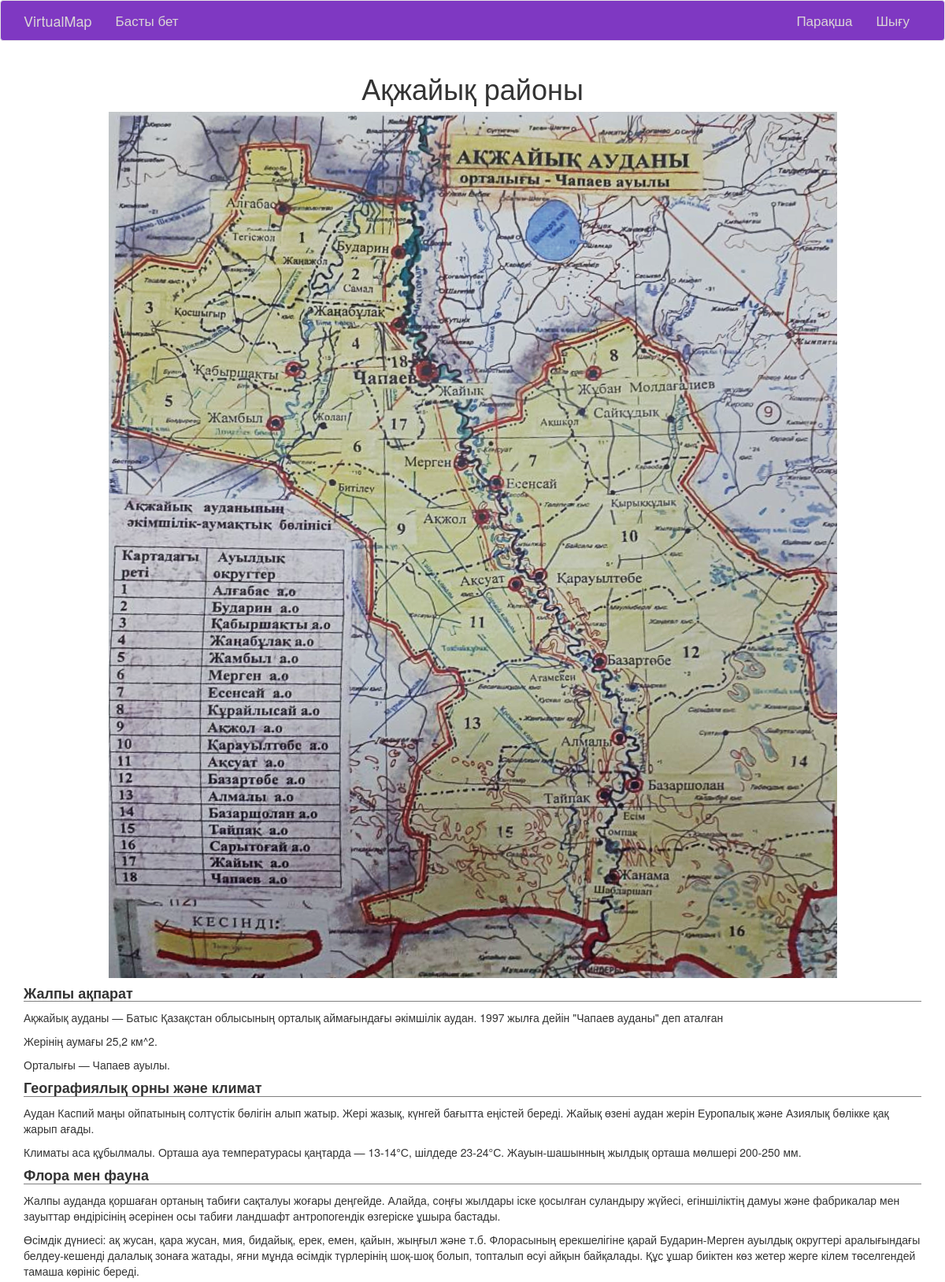
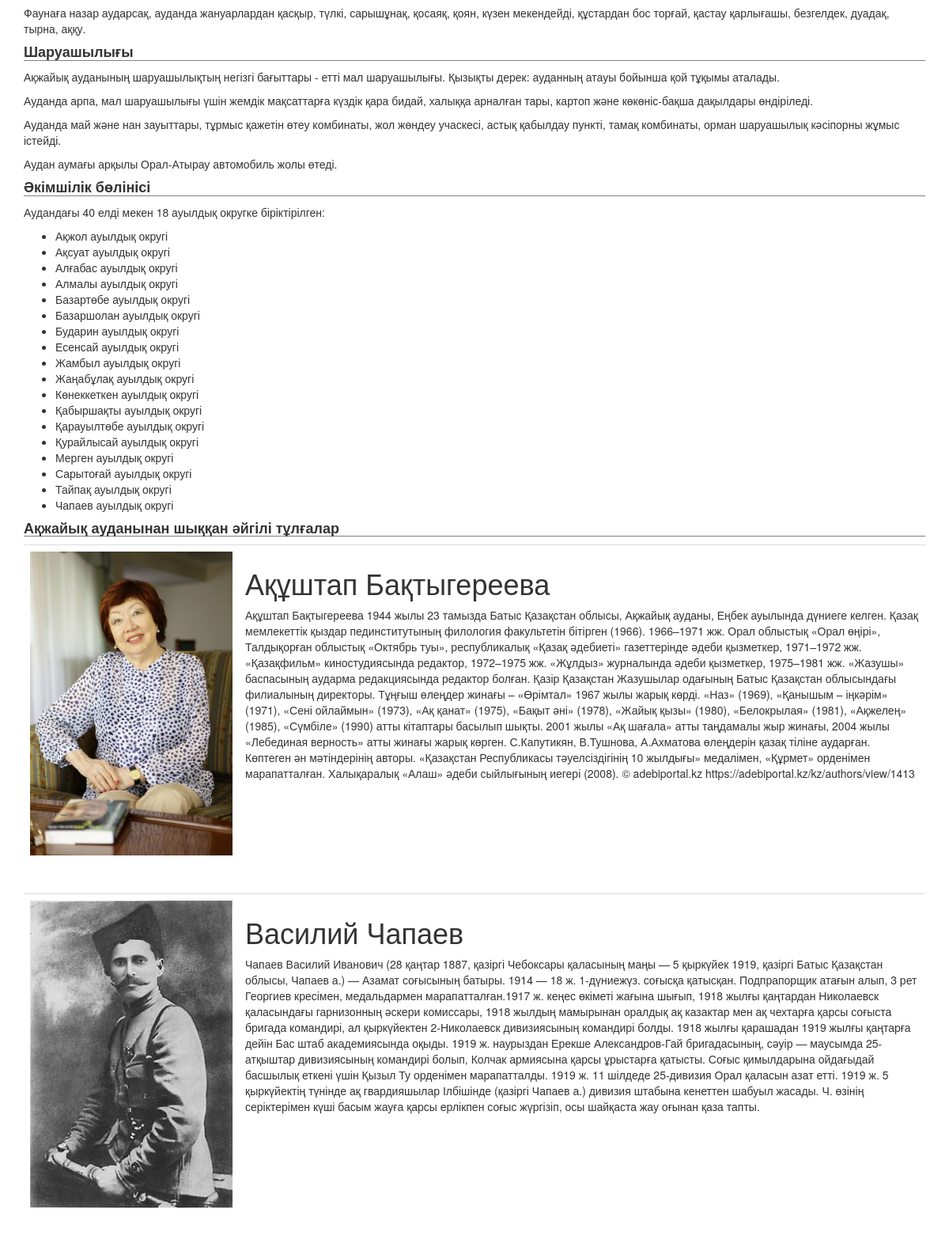
The page /index (signed in, upper part) on the database its author committed (2 pictures, top to bottom).
### app/models.py (models this page shows, shortened)
class Person(db.Model):
    id = db.Column(db.Integer, primary_key=True, autoincrement=True)
    name = db.Column(db.String(16))
    surname = db.Column(db.String(16))
    face = db.Column(db.String)
    description = db.Column(db.String(256))

### app/main/routes.py (the view, shortened to what this page needs)
@blueprint.route('/', methods=['GET', 'POST'])
@blueprint.route('/index', methods=['GET', 'POST'])
@login_required
def index():
    area = db.session.query(Area).filter(Area.area_name == "Ақжайық ауданы").first()
    form = PostForm()
    points = db.session.query(Point).all()
    persons = db.session.query(Person).all()
    page = request.args.get('page', 1, type=int)
    posts = area.posts.order_by(Post.timestamp.desc()).paginate(page, current_app.config['POSTS_PER_PAGE'], False)
    next_url = url_for('main.index', page=posts.next_num) \
        if posts.has_next else None
    prev_url = url_for('main.index', page=posts.prev_num) \
        if posts.has_prev else None
    params = {
        "title": _('Басты бет'),
        "points": points,
        'persons': persons,
        'form': form,
        'posts': posts.items,
        "next_url": next_url,
        "prev_url": prev_url
    }
    return render_template('main/index.html', **params)

### app/main/routes.py (called while the page is built)
@blueprint.before_request
def before_request():
    if current_user.is_authenticated:
        current_user.last_seen = datetime.utcnow()
        db.session.commit()
    g.locale = str(get_locale())

### app/models.py (called while the page is built)
@login.user_loader
def load_user(id):
    return User.query.get(int(id))

    def avatar(self, size):
        digest = md5(self.email.lower().encode('utf-8')).hexdigest()
        return 'https://www.gravatar.com/avatar/{}?d=identicon&s={}'.format(
            digest, size)

### app/main/templates/main/index.html (shortened to what this page needs)
{% extends "base.html" %}
{% import 'bootstrap/wtf.html' as wtf %}
{% block app_content %}
    <h1 style="text-align: center;">{{ _('Ақжайық районы') }}</h1>
    <center>
        <img src="{{ url_for('static', filename='img/maps/Ақжайық ауданы.png') }}" usemap="#panel">
    </center>
	<h4 class="chapter">{{ _('Жалпы ақпарат') }}</h4>
	<p>{{ _('Ақжайық ауданы — Батыс Қазақстан облысының орталық аймағындағы әкімшілік аудан. 1997 жылға дейін "Чапаев ауданы" деп аталған') }}</p>
	<p>{{ _('Жерінің аумағы 25,2 км^2.') }}</p>
	<p>{{ _('Орталығы — Чапаев ауылы.') }}</p>
	<h4 class="chapter">{{ _('Географиялық орны және климат') }}</h4>
	<p>{{ _('Аудан Каспий маңы ойпатының солтүстік бөлігін алып жатыр. Жері жазық, күнгей бағытта еңістей береді. Жайық өзені аудан жерін Еуропалық және Азиялық бөлікке қақ жарып ағады.') }}</p>
	<p>{{ _('Климаты аса құбылмалы. Орташа ауа температурасы қаңтарда — 13-14°С, шілдеде 23-24°С. Жауын-шашынның жылдық орташа мөлшері 200-250 мм.') }}</p>
	<h4 class="chapter">{{ _('Флора мен фауна') }}</h4>
	<p>{{ _('Жалпы ауданда қоршаған ортаның табиғи сақталуы жоғары деңгейде. Алайда, соңғы жылдары іске қосылған суландыру жүйесі, егіншіліктің дамуы және фабрикалар мен зауыттар өндірісінің әсерінен осы табиғи ландшафт антропогендік өзгеріске ұшыра бастады.') }}</p>
	<p>{{ _('Өсімдік дүниесі: ақ жусан, қара жусан, мия, бидайық, ерек, емен, қайын, жыңғыл және т.б. Флорасының ерекшелігіне қарай Бударин-Мерген ауылдық округтері аралығындағы белдеу-кешенді далалық зонаға жатады, яғни мұнда өсімдік түрлерінің шоқ-шоқ болып, топталып өсуі айқын байқалады. Құс ұшар биіктен көз жетер жерге кілем төселгендей тамаша көрініс береді.') }}</p>
	<p>{{ _('Фаунаға назар аударсақ, ауданда жануарлардан қасқыр, түлкі, сарышұнақ, қосаяқ, қоян, күзен мекендейді, құстардан бос торғай, қастау қарлығашы, безгелдек, дуадақ, тырна, аққу.') }}</p>
	<h4 class="chapter">{{ _('Шаруашылығы') }} </h4>
	<p>{{ _('Ақжайық ауданының шаруашылықтың негізгі бағыттары - етті мал шаруашылығы. Қызықты дерек: ауданның атауы бойынша қой тұқымы аталады.') }}</p>
	<p>{{ _('Ауданда арпа, мал шаруашылығы үшін жемдік мақсаттарға күздік қара бидай, халыққа арналған тары, картоп және көкөніс-бақша дақылдары өндіріледі. ') }}</p>
	<p>{{ _("Ауданда май және нан зауыттары, тұрмыс қажетін өтеу комбинаты, жол жөндеу учаскесі, астық қабылдау пункті, тамақ комбинаты, орман шаруашылық кәсіпорны жұмыс істейді.") }}</p>
	<p>{{ _("Аудан аумағы арқылы Орал-Атырау автомобиль жолы өтеді.") }}</p>
	<h4 class="chapter">{{ _("Әкімшілік бөлінісі") }}</h4>
	<p>{{ _('Аудандағы 40 елді мекен 18 ауылдық округке біріктірілген:') }}</p>
	{% set districts=[
		'Ақжол ауылдық округі', 'Ақсуат ауылдық округі','Алғабас ауылдық округі', 'Алмалы ауылдық округі', 'Базартөбе ауылдық округі',
		'Базаршолан ауылдық округі', 'Бударин ауылдық округі', 'Есенсай ауылдық округі', 'Жамбыл ауылдық округі', 'Жаңабұлақ ауылдық округі',
		'Көнеккеткен ауылдық округі', 'Қабыршақты ауылдық округі', 'Қарауылтөбе ауылдық округі', 'Қурайлысай ауылдық округі', 'Мерген ауылдық округі',
		'Сарытоғай ауылдық округі', 'Тайпақ ауылдық округі', 'Чапаев ауылдық округі'] %}
	<ul>
		{% for district in districts %}
			<li>{{ district }}</li>
		{% endfor %}
	</ul>
	<h4 class="chapter">{{ _('Ақжайық ауданынан шыққан әйгілі тұлғалар') }}</h4>
	{% for person in persons %}
		<table class="table table-hover">
			<tr>
				<td width="256px"><img style='width: 256px;' src='{{ url_for("static", filename="img/persons/" + person.face) }}'></td>
				<td>
					<h1>{{ person.name }} {{ person.surname }}</h1>
					<p>{{ person.description }}</p>
				</td>
			</tr>
    	</table>
		<br>
	{% endfor %}
    {% if form %}
    <br>
    {% endif %}
{% endblock %}

### app/static/css/style.css (style rules this page uses)
.chapter { font-weight: bold; border-bottom: 1px solid gray; }

### rows shown on the page
Person: face (picture), name "Ақұштап", surname "Бақтыгереева", description "Ақұштап Бақтыгереева 1944 жылы 23 тамызда Батыс Қазақстан облысы, Ақжайық ауданы, Еңбек ауылында дүниеге келген. Қазақ мемлекеттік қыздар пединститутының филология факультетін бітірген (1966). 1966–1971 жж. Орал облыстық «Орал өңірі», Талдықорған облыстық «Октябрь туы», республикалық «Қазақ әдебиеті» газеттерінде әдеби қызметкер, 1971–1972 жж. «Қазақфильм» киностудиясында редактор, 1972–1975 жж. «Жұлдыз» журналында әдеби қызметкер, 1975–1981 жж. «Жазушы» баспасының аударма редакциясында редактор болған. Қазір Қазақстан Жазушылар одағының Батыс Қазақстан облысындағы филиалының директоры. Тұңғыш өлеңдер жинағы – «Өрімтал» 1967 жылы жарық көрді. «Наз» (1969), «Қанышым – іңкәрім» (1971), «Сені…"
Person: face (picture), name "Василий", surname "Чапаев", description "Чапаев Василий Иванович (28 қаңтар 1887, қазіргі Чебоксары қаласының маңы — 5 қыркүйек 1919, қазіргі Батыс Қазақстан облысы, Чапаев а.) — Азамат соғысының батыры. 1914 — 18 ж. 1-дүниежүз. соғысқа қатысқан. Подпрапорщик атағын алып, 3 рет Георгиев кресімен, медальдармен марапатталған.1917 ж. кеңес өкіметі жағына шығып, 1918 жылғы қаңтардан Николаевск қаласындағы гарнизонның әскери комиссары, 1918 жылдың мамырынан оралдық ақ казактар мен ақ чехтарға қарсы соғыста бригада командирі, ал қыркүйектен 2-Николаевск дивизиясының командирі болды. 1918 жылғы қарашадан 1919 жылғы қаңтарға дейін Бас штаб академиясында оқыды. 1919 ж. наурыздан Ерекше Александров-Гай бригадасының, сәуір — маусымда…"

### other values the page prints
{{ district }} "Ақжол ауылдық округі" "Ақсуат ауылдық округі" "Алғабас ауылдық округі" "Алмалы ауылдық округі" "Базартөбе ауылдық округі" "Базаршолан ауылдық округі" "Бударин ауылдық округі" "Есенсай ауылдық округі" "Жамбыл ауылдық округі" "Жаңабұлақ ауылдық округі" "Көнеккеткен ауылдық округі" "Қабыршақты ауылдық округі" "Қарауылтөбе ауылдық округі" "Қурайлысай ауылдық округі" "Мерген ауылдық округі" "Сарытоғай ауылдық округі" "Тайпақ ауылдық округі" "Чапаев ауылдық округі"
